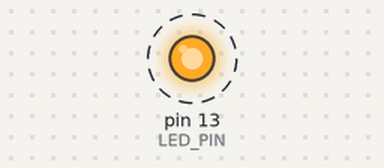
Simulated run of this sketch. Board: Arduino Uno, built with avr-gcc and run on an emulated ATmega328P. Shown: output pins drawn as LEDs (lit = HIGH). Dashed ring = blinking. What the sketch prints to the serial monitor is not drawn.

Above: at 1.4 s.
Timing chart, 0 to 5.1 s (numbered marks = the images above):
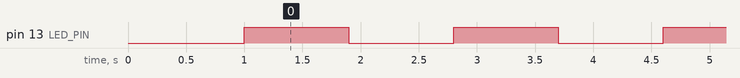

Measured:
- by itself, pin 13 (LED_PIN): alternates HIGH for 0.90 s and LOW for 0.90 s

The sketch:

serial_test.ino
```cpp
// Temporary end-to-end test for the Pulsora serial bridge.
// No sensors are needed. Sends lanes 1-4 repeatedly at 9600 baud.

const int LED_PIN = LED_BUILTIN;
const unsigned long TEST_INTERVAL_MS = 900;

unsigned long last_test = 0;
int lane = 1;

void setup() {
  pinMode(LED_PIN, OUTPUT);
  Serial.begin(9600);
  delay(1000);
}

void loop() {
  unsigned long now = millis();
  if (now - last_test >= TEST_INTERVAL_MS) {
    last_test = now;
    Serial.println(lane);
    digitalWrite(LED_PIN, !digitalRead(LED_PIN));
    lane = lane % 4 + 1;
  }
}
```
